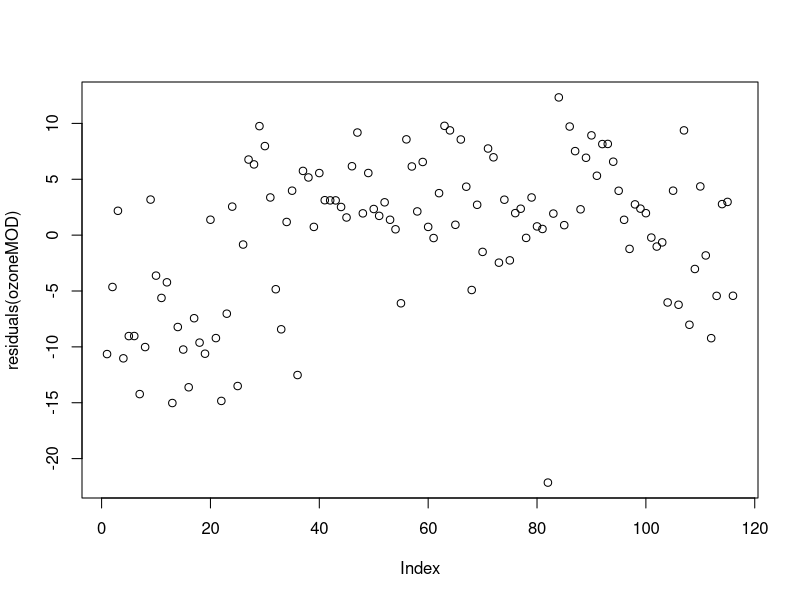

Recreate this plot in R. (Note: this script raises an error after producing the figure.)
data("airquality")
head(airquality, 15)

#####Exercise 3
ozoneMOD = lm(Temp~Ozone, data=airquality)
summary(ozoneMOD)

##Calculate the residual standard error (RSE) and mean square error (MSE) manually for the model you built last time (Ozone as the independent variable).

#manually calculate the residual standard error (RSE)
resids = residuals(ozoneMOD) ##calculate the residuals
RSS = sum(resids^2) ##calculate the residual sum of squares
RSE = sqrt(RSS/summary(ozoneMOD)$df[2])
RSE # = 6.818914
##The RSE is the variance of all residuals. It expresses the variability of the dependent variable that is not explained by our model.

#manually calculate the mean square error (MSE)
MSE = RSS/summary(ozoneMOD)$df[2]
MSE #MSE = 46.49759
##The MSE is the standard deviation of all residuals.

#check the MSE with the anova() function
anova(ozoneMOD)
#Analysis of Variance Table

#Response: Temp
#            Df  Sum Sq   Mean Sq   F value    Pr(>F)    
#Ozone       1   5046.3   5046.3    108.53     < 2.2e-16 ***
#Residuals 114   5300.7    46.5 

#The MSE (Mean Sq) is roughly the same in the ANOVA table. 

#####EXERCISE 4
#get rid of NAs in data
airquality_nona = airquality[!(is.na(airquality$Ozone)),]
airquality_nona

#rerun model
ozoneMOD_nona = lm(Temp~Ozone, data=airquality_nona)
summary(ozoneMOD_nona)
resids_1 = residuals(ozoneMOD_nona) ##calculate the residuals
RSS_1 = sum(resids_1^2) ##calculate the residual sum of squares
RSE_1 = sqrt(RSS_1/summary(ozoneMOD_nona)$df[2])
RSE_1 # = 6.818914

#Calculate adjusted R^2 manually
SSY_1 = deviance(lm(airquality_nona$Temp~1))
R2adj = 1 - (RSS_1/114)/(SSY_1/115) 
R2adj #0.4832134

##Confirm with ANOVA
anova(ozoneMOD_nona)
summary(ozoneMOD_nona)
##The adjusted R-squared in the ANOVA summary table confirms the 0.4832 value I just calculated.


#####EXERCISE 5
#Check residual independency, homoscedasticity, and normality 
#for the model with ozone as the independent variable and interpret 
#the results briefly.

#Plot residuals to check for autocorrelation
plot(residuals(ozoneMOD))

#Run Durbin-Watson to test for autocorrelation (is ther a pattern in the deviation from the linear model?)
dwtest(ozoneMOD, alternative=c("two.sided"))
#RESULTS
#Durbin-Watson test
#data:  ozoneMOD
#DW = 1.1833, p-value = 7.276e-06
#alternative hypothesis: true autocorrelation is not 0

#Because the P-value is less than .05, we accept the null hypothesis that the autocorrelation is equal to 0.
#There is a pattern to the residuals that is not explained by the linear model.

#Check for homoscedasticity
plot(residuals(ozoneMOD)~fitted(ozoneMOD))
abline(lm(residuals(ozoneMOD)~fitted(ozoneMOD)), col="red")
bptest(ozoneMOD)
##Null hypothesis is that they are homoscedastic.
##RESULTS
##studentized Breusch-Pagan test
##data:  ozoneMOD
##BP = 3.2346, df = 1, p-value = 0.0721

#P-value above .05, we cannot reject the null, indicating that the variances are homoscedastic (the variance is constant, distributed throughout the plot, not having a pattern with th fitted line)

#Check for normality
plot(ozoneMOD, which=c(2))
shapiro.test(residuals(ozoneMOD))
#RESULTS
#Shapiro-Wilk normality test
#data:  residuals(ozoneMOD)
#W = 0.94867, p-value = 0.000226

#P-value below .05 indicates that our data is not normally distributed.
